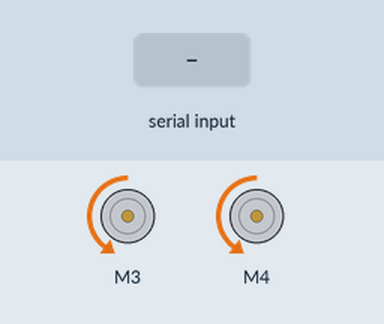
Simulated run of this sketch. Board: Arduino Uno, built with avr-gcc and run on an emulated ATmega328P. On the bench: 2 × DC motor (green arrow = forward, orange = backward, longer = faster). Inputs (shaded band) come from the test bench.

Above: at 1.2 s.
1.3 s: "1\n" received over Serial
At 1.9 s:
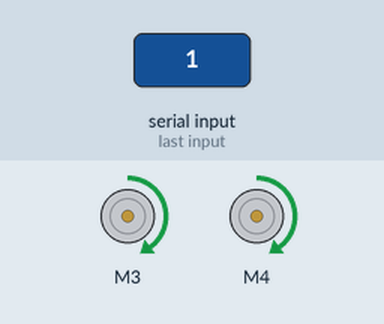
2.8 s: "3\n" received over Serial
At 4.0 s:
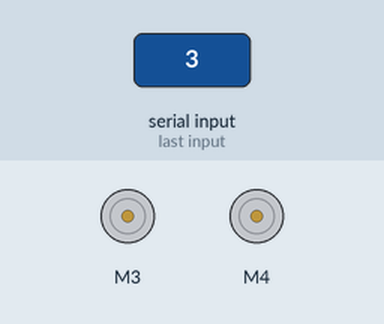
4.3 s: "2\n" received over Serial
At 5.4 s:
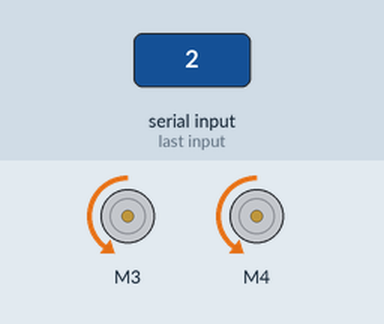
Timing chart, 0 to 7.3 s (numbered marks = the images above; inputs shaded):
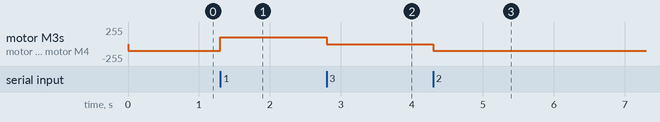

The sketch:

motor_shield_testing.ino
```cpp
#include <Wire.h>
#include <Adafruit_MotorShield.h>
#include "utility/Adafruit_MS_PWMServoDriver.h"

Adafruit_MotorShield AFMS = Adafruit_MotorShield();


Adafruit_DCMotor *myMotor3 = AFMS.getMotor(3);
Adafruit_DCMotor *myMotor4 = AFMS.getMotor(4);

void setup() {
  // put your setup code here, to run once:
  Serial.begin(9600);
  AFMS.begin();
  myMotor3->setSpeed(100);
  myMotor3->run(BACKWARD);
  myMotor4->setSpeed(100);
  myMotor4->run(BACKWARD);
}

void loop() {
    // put your setup code here, to run once:
  if(Serial.available()){
    String input = Serial.readStringUntil('\n');
    int speed = input.toInt();
    if(speed == 1){
      myMotor3->run(FORWARD);
      myMotor4->run(FORWARD);
    }
    else if(speed == 2){
      myMotor3->run(BACKWARD);
      myMotor4->run(BACKWARD);
    }
    else if(speed == 3){
      myMotor3->run(RELEASE);
      myMotor4->run(RELEASE);
    }
  }


}
```

Measured:
- after the input at 1.3 s, motor M3, motor M4: backward 100/255 → forward 100/255 at once
- after the input at 2.8 s, motor M3, motor M4: forward 100/255 → stopped at once
- after the input at 4.3 s, motor M3, motor M4: stopped → backward 100/255 at once
